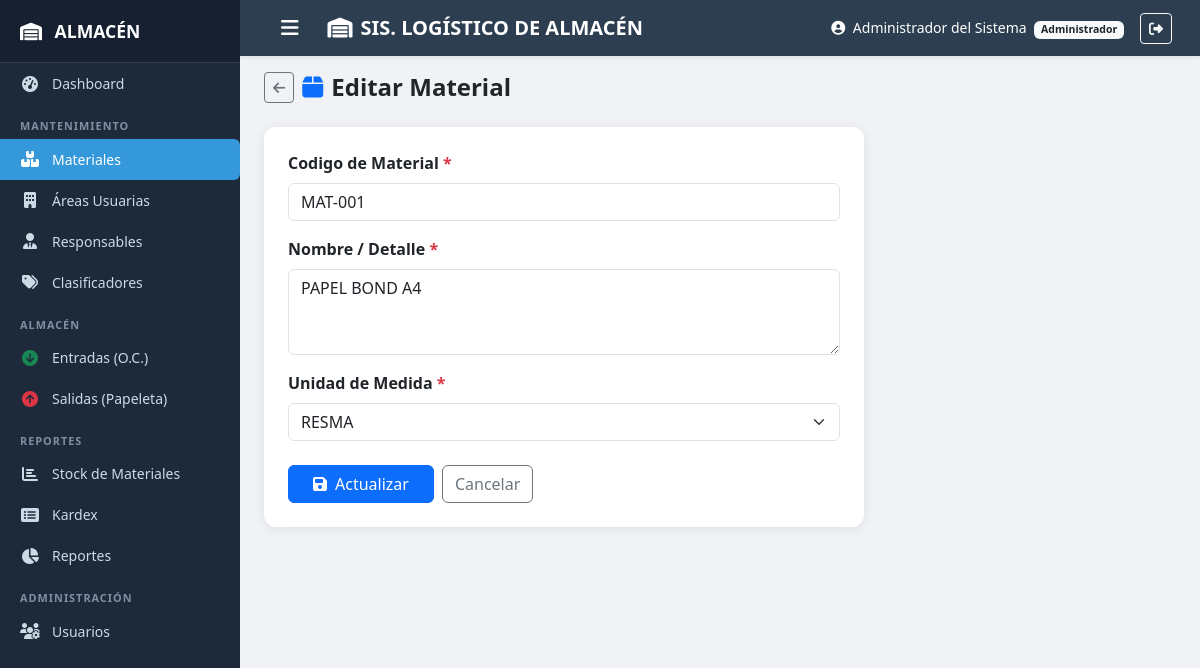
The app's page /materiales/form.php?id=1 (signed in) with its own data.
### tables this page shows
CREATE TABLE IF NOT EXISTS `materiales` (
  `id` int(11) NOT NULL AUTO_INCREMENT,
  `codigo` varchar(20) NOT NULL,
  `detalle` varchar(500) NOT NULL,
  `unidad_medida` varchar(50) NOT NULL,
  `stock_actual` decimal(10,2) NOT NULL DEFAULT 0.00,
  `activo` tinyint(1) NOT NULL DEFAULT 1,
  `created_at` timestamp NOT NULL DEFAULT CURRENT_TIMESTAMP,
  PRIMARY KEY (`id`),
  UNIQUE KEY `codigo` (`codigo`)
);

### includes/functions.php (called while the page is built, shortened)
<?php
function h($s) {
    return htmlspecialchars((string)$s, ENT_QUOTES, 'UTF-8');
}

### materiales/form.php (the view, shortened to what this page needs)
<?php
$db  = getDB();
$id  = (int)(isset($_GET['id']) ? $_GET['id'] : 0);
$mat = null;
if ($id) { $st = $db->prepare("SELECT * FROM materiales WHERE id=?"); $st->execute(array($id)); $mat = $st->fetch(); }
$pageTitle = $id ? 'Editar Material' : 'Nuevo Material';
include ROOT_PATH . '/includes/header.php';
$valCodigo  = isset($_POST['codigo'])  ? $_POST['codigo']  : (isset($mat['codigo'])  ? $mat['codigo']  : '');
$valDetalle = isset($_POST['detalle']) ? $_POST['detalle'] : (isset($mat['detalle']) ? $mat['detalle'] : '');
$valUnidad  = isset($_POST['unidad_medida']) ? $_POST['unidad_medida'] : (isset($mat['unidad_medida']) ? $mat['unidad_medida'] : '');
?>
<div class="d-flex align-items-center mb-4 gap-2">
  <a href="<?php echo BASE_URL; ?>/materiales/index.php" class="btn btn-outline-secondary btn-sm"><i class="fas fa-arrow-left"></i></a>
  <h4 class="fw-bold mb-0"><i class="fas fa-box me-2 text-primary"></i><?php echo $pageTitle; ?></h4>
</div>
<div class="card table-card" style="max-width:600px">
  <div class="card-body p-4">
    <form method="POST">
      <div class="mb-3">
        <label class="form-label fw-semibold">Codigo de Material <span class="text-danger">*</span></label>
        <input type="text" name="codigo" class="form-control" required value="<?php echo h($valCodigo); ?>" placeholder="Ej: MAT-035">
      </div>
      <div class="mb-3">
        <label class="form-label fw-semibold">Nombre / Detalle <span class="text-danger">*</span></label>
        <textarea name="detalle" class="form-control" rows="3" required><?php echo h($valDetalle); ?></textarea>
      </div>
      <div class="mb-4">
        <label class="form-label fw-semibold">Unidad de Medida <span class="text-danger">*</span></label>
        <select name="unidad_medida" class="form-select" required>
          <?php
          $uds = array('UND','RESMA','CAJA','PAQUETE','CIENTO','MILLAR','ROLLO','METRO','KG','LITRO','JUEGO','DOCENA');
          foreach ($uds as $u) echo '<option value="'.$u.'"'.($valUnidad===$u?' selected':'').'>'.$u.'</option>';
          ?>
        </select>
      </div>
      <div class="d-flex gap-2">
        <button type="submit" class="btn btn-primary px-4"><i class="fas fa-save me-2"></i><?php echo $id?'Actualizar':'Guardar'; ?></button>
        <a href="<?php echo BASE_URL; ?>/materiales/index.php" class="btn btn-outline-secondary">Cancelar</a>
      </div>
    </form>
  </div>
</div>
<?php include ROOT_PATH . '/includes/footer.php'; ?>

### assets/css/style.css (style rules this page uses)
:root { --sidebar-bg: #1e2a3a; --sidebar-hover: #2d3f55; --sidebar-active: #3498db; --topbar-bg: #2c3e50; --accent: #3498db; }
body { background: #f0f2f5; font-family: 'Segoe UI', sans-serif; }
.table-card { border-radius: 12px; border: none; box-shadow: 0 2px 12px rgba(0,0,0,.08); overflow: hidden; }

### records on screen
materiales: codigo "MAT-001", detalle "PAPEL BOND A4", unidad_medida "RESMA"

### other values on screen
SITE_NAME "SIS. LOGÍSTICO DE ALMACÉN"
isset($_SESSION['rol']) ? $_SESSION['rol'] : '' "Administrador"
$pageTitle "Editar Material"
